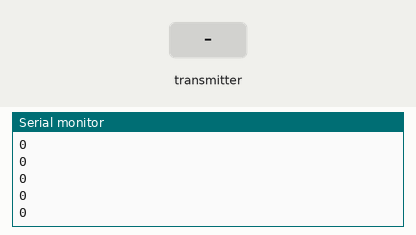
This sketch was run on a simulated Arduino Nano, built with avr-gcc and run on an emulated ATmega328P. Parts: the last lines printed to the serial monitor. The inputs (shaded band) are chosen by the test bench. No radio packets arrive unless stated.

Above: at 1.2 s.
1.3 s: the transmitter starts sending ricevo = 256
At 1.58 s:
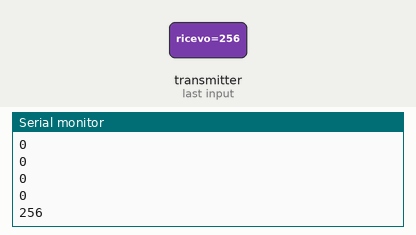
2.8 s: the transmitter starts sending ricevo = 512
At 2.99 s:
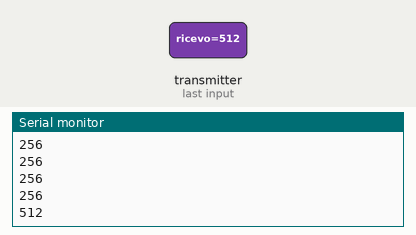
Timing chart, 0 to 5.8 s (numbered marks = the images above; inputs shaded):
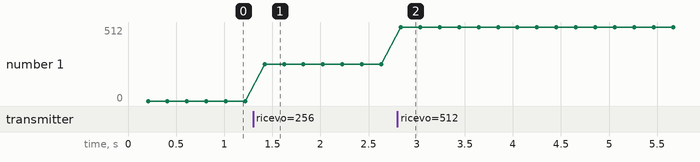

Measured:
- after the input at 1.3 s, the serial monitor: prints a new line after 0.12 s (image 1)
- after the input at 2.8 s, the serial monitor: prints a new line at once (image 2)
- plotted number 1: 0 → 256 after the input at 1.3 s, 256 → 512 after the input at 2.8 s

The sketch:

TX_RX_NRF24_delay_RF-Nano.ino
```cpp
#include <SPI.h>
#include <nRF24L01.h>
#include <RF24.h>

//--------------------------Comunicazione:NRF24L01+----------------------
RF24 radio(10, 9);
const byte addresses[][6] = {"00001", "00002"};

//-----------------------------------------------------------------------
int ricevo = 0;
int invio = 0;

void setup() {
  Serial.begin(9600);

  radio.begin();
  radio.openWritingPipe(addresses[1]);
  radio.openReadingPipe(1, addresses[0]);
  radio.setPALevel(RF24_PA_MIN);

}

void loop() {
  invio = 5;

//-------------------------Comandi_Trasmisione----------------------------
  delay(100);

  radio.stopListening();
  radio.write(&invio, sizeof(invio));

  ricevo = 0;

  delay(100);

  radio.startListening();
  while (radio.available()) {
    radio.read(&ricevo, sizeof(ricevo));
  }
  Serial.println(ricevo);
}
```
